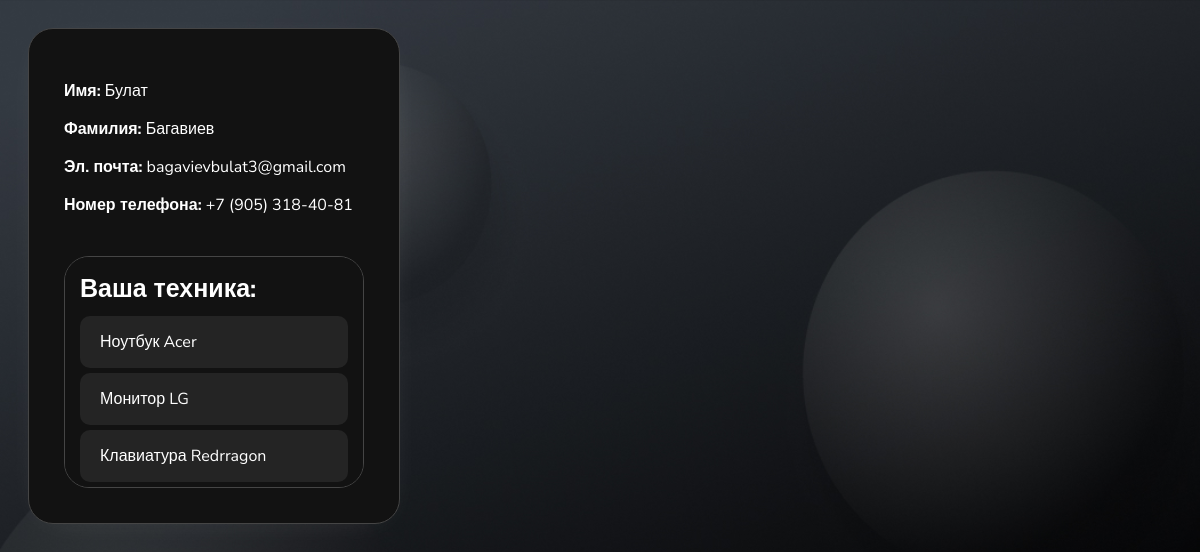
The page /profile_page (signed in) on the database its author committed.
### RSapplication/models.py (models this page shows, shortened)
class CustomUser(AbstractUser):
    firstname = models.CharField(max_length=100, verbose_name='Имя')
    lastname = models.CharField(max_length=100, verbose_name='Фамилия')
    phone_number = models.CharField(max_length=20, verbose_name='Номер телефона', unique=True)
    email = models.EmailField(max_length=100, verbose_name='Электронная почта', unique=True)
    USERNAME_FIELD = 'email'
    REQUIRED_FIELDS = ['username']
    USER_TYPE_CHOICES = [
        ('employee', 'Сотрудник'),
        ('client', 'Клиент'),
    ]
    user_type = models.CharField(max_length=10, choices=USER_TYPE_CHOICES, verbose_name="Тип пользователя", null=True,
                                 blank=True)
    position = models.CharField(max_length=100, verbose_name="Должность", null=True, blank=True)
    class Meta:
        verbose_name = 'Пользователь'
        verbose_name_plural = 'Пользователи'

class RepairRequest(models.Model):
    owner = models.ForeignKey(CustomUser, on_delete=models.PROTECT, related_name='repair_requests', verbose_name='Владелец техники')
    technic = models.ForeignKey(Technic, on_delete=models.CASCADE, related_name='repair_requests', verbose_name='Техника клиента')
    description = models.TextField(max_length=300, verbose_name='Описание проблемы')
    take_date = models.DateField(null=True, verbose_name='Дата приёма техники')
    created_time = models.DateTimeField(default=timezone.now, verbose_name='Дата/время создания')
    technic_accepted = models.BooleanField(default=False, verbose_name='Статус принятия техники')
    delivery_choice = [
        ('MYSELF', 'Привезу сам'),
        ('DELIVERY', 'Служба доставки'),
    ]
    delivery = models.TextField(choices=delivery_choice, max_length=50,
                                verbose_name='Способ доставки',
                                default='MYSELF')
    class Meta:
        verbose_name = 'Заявка на обслуживание'
        verbose_name_plural = 'Заявки на обслуживание'

class Technic(models.Model):
    type = models.ForeignKey(TechnicType, null=True, blank=True, on_delete=models.PROTECT, verbose_name='тип техники')
    brand = models.CharField(max_length=100, verbose_name='Марка техники')
    model = models.CharField(max_length=100, verbose_name='Модель техники')
    class Meta:
        verbose_name = 'Техника'
        verbose_name_plural = 'Техника'

class TechnicType(models.Model):
    name_type = models.TextField(max_length=50, verbose_name='Наименование типа')
    class Meta:
        verbose_name = 'Тип техники'
        verbose_name_plural = 'Типы техники'

### RSapplication/views.py (the view)
# urls.py: path('profile_page', profile_page, name='ProfilePage'),
def profile_page(request):
    current_user = request.user
    requests = RepairRequest.objects.filter(owner=current_user)
    return render(request, 'RSapplication/profile.html',{'current_user':current_user,
                                                         'requests':requests})

### RSapplication/templates/RSapplication/profile.html (shortened to what this page needs)
{% load static %}
<!DOCTYPE html>
<html lang="en">
<head>
</head>
<link rel="stylesheet" type="text/css" href="{% static 'css/profile.css' %}">
<link href='https://unpkg.com/boxicons@2.1.4/css/boxicons.min.css' rel='stylesheet'>
<body>
<div class="profile">
        <div class="profile-info">
            <p><strong>Имя:</strong> {{ current_user.firstname }}
            <p><strong>Фамилия:</strong> {{ current_user.lastname }}
            <p><strong>Эл. почта:</strong> {{ current_user.email }}
            <p><strong>Номер телефона:</strong> {{ current_user.phone_number }}
        </div>
        {% if current_user.user_type == 'client' %}
        <div class="profile-photo">
            <h1>Ваша техника:</h1>
            {% for repair_request in requests %}
                <div class='user_technic_info'>
                    {{ repair_request.technic.type.name_type }} {{ repair_request.technic.brand }}
                </div>
            {% endfor %}
        </div>
        {% endif %}
    </div>
</body>
</html>

### RSapplication/static/css/profile.css (style rules this page uses)
.profile { width: 300px; max-width: 500px; padding: 35px; border-radius: 25px; background-color: #121212; box-shadow: 0px 5px 39px -22px rgba(255, 255, 255, 0.2); border: #454545 1px solid; }
.profile-photo { height: 200px; max-height: 300px; max-width: 500px; padding: 15px; border-radius: 25px; background-color: #121212; border: #454545 1px solid; overflow: auto; scrollbar-width: thin; }
.profile-photo h1 { color: white; }
.user_technic_info { padding: 15px 20px 15px 20px; border-radius: 10px; background-color: #242424; color: white; list-style: none; margin-bottom: 5px; }
.profile h1 { margin: 0 0 10px 0; font-size: 25px; }
.profile-info { margin-bottom: 40px; color: white; }

### rows shown on the page
CustomUser: firstname "Булат", lastname "Багавиев", email "bagavievbulat3@gmail.com", phone_number "+7 (905) 318-40-81"
RepairRequest: technic.type.name_type "Ноутбук", technic.brand "Acer"
RepairRequest: technic.type.name_type "Монитор", technic.brand "LG"
RepairRequest: technic.type.name_type "Клавиатура", technic.brand "Redrragon"
